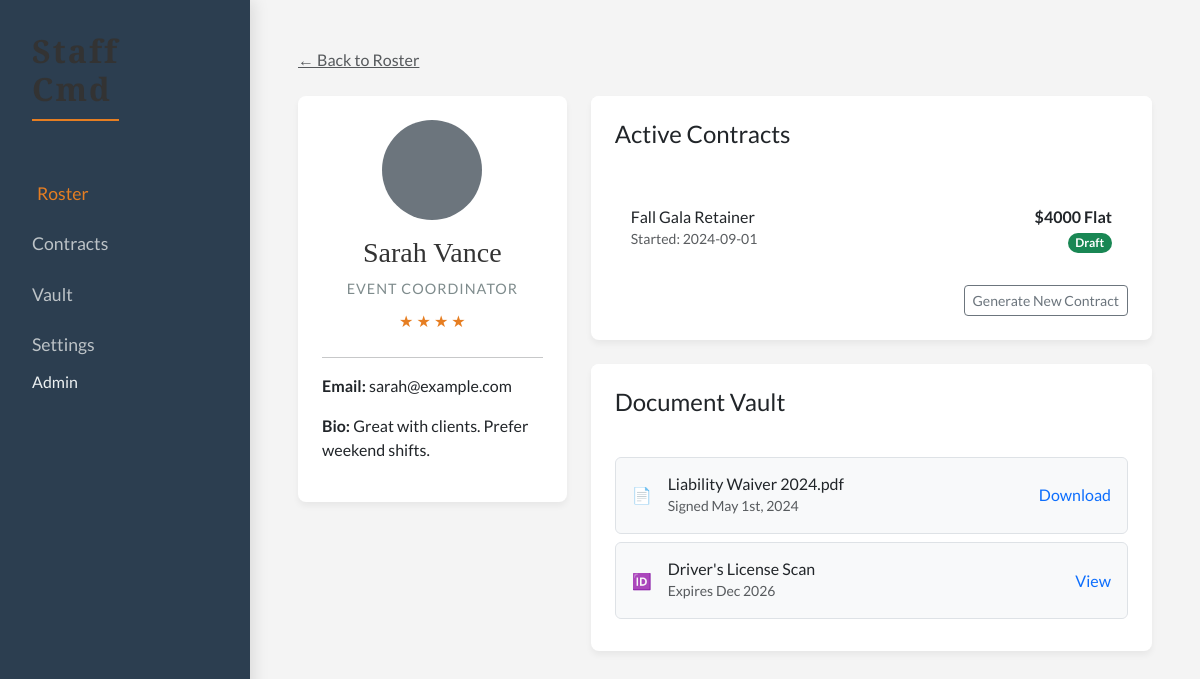
Page /worker/2 on the committed database.
### tables this page shows
CREATE TABLE workers (
    id INTEGER PRIMARY KEY AUTOINCREMENT,
    name TEXT NOT NULL,
    role TEXT NOT NULL,
    tags TEXT,
    rating INTEGER DEFAULT 5,
    email TEXT,
    phone TEXT,
    bio TEXT,
    image_url TEXT
);

CREATE TABLE contracts (
    id INTEGER PRIMARY KEY AUTOINCREMENT,
    worker_id INTEGER NOT NULL,
    title TEXT NOT NULL,
    rate TEXT NOT NULL,
    start_date TEXT NOT NULL,
    end_date TEXT,
    terms TEXT,
    status TEXT DEFAULT 'Active',
    FOREIGN KEY (worker_id) REFERENCES workers (id)
);

### app.py (the view)
@app.route('/worker/<int:worker_id>')
def worker_detail(worker_id):
    cur = get_db().cursor()
    cur.execute("SELECT * FROM workers WHERE id = ?", (worker_id,))
    worker = cur.fetchone()
    cur.execute("SELECT * FROM contracts WHERE worker_id = ?", (worker_id,))
    contracts = cur.fetchall()
    return render_template('worker_detail.html', worker=worker, contracts=contracts)

### app.py (called while the page is built)
def get_db():
    db = getattr(g, '_database', None)
    if db is None:
        db = g._database = sqlite3.connect(DATABASE)
        db.row_factory = sqlite3.Row
    return db

@app.teardown_appcontext
def close_connection(exception):
    db = getattr(g, '_database', None)
    if db is not None:
        db.close()

### templates/worker_detail.html
{% extends 'base.html' %}
{% block content %}
<div class="mb-4">
    <a href="{{ url_for('dashboard') }}" class="text-muted">&larr; Back to Roster</a>
</div>
<div class="row">
    <div class="col-md-4">
        <div class="card card-custom">
            <div class="card-body text-center">
                <div class="bg-secondary rounded-circle mx-auto mb-3" style="width: 100px; height: 100px;"></div>
                <h3>{{ worker['name'] }}</h3>
                <p class="worker-role">{{ worker['role'] }}</p>
                <div class="mb-4">
                    {% for i in range(worker['rating']) %}
                        <span style="color: var(--accent);">★</span>
                    {% endfor %}
                </div>
                <hr>
                <div class="text-start">
                    <p><strong>Email:</strong> {{ worker['email'] }}</p>
                    <p><strong>Bio:</strong> {{ worker['bio'] }}</p>
                </div>
            </div>
        </div>
    </div>
    <div class="col-md-8">
        <div class="card card-custom mb-4">
            <div class="card-header bg-white border-0 pt-4 px-4">
                <h4>Active Contracts</h4>
            </div>
            <div class="card-body">
                {% if contracts %}
                    <div class="list-group list-group-flush">
                        {% for contract in contracts %}
                        <div class="list-group-item d-flex justify-content-between align-items-center py-3">
                            <div>
                                <h6 class="mb-0">{{ contract['title'] }}</h6>
                                <small class="text-muted">Started: {{ contract['start_date'] }}</small>
                            </div>
                            <div class="text-end">
                                <span class="d-block fw-bold">{{ contract['rate'] }}</span>
                                <span class="badge bg-success rounded-pill">{{ contract['status'] }}</span>
                            </div>
                        </div>
                        {% endfor %}
                    </div>
                {% else %}
                    <p class="text-muted text-center py-4">No active contracts found.</p>
                {% endif %}
                <div class="mt-3 text-end">
                    <button class="btn btn-outline-secondary btn-sm">Generate New Contract</button>
                </div>
            </div>
        </div>
        <div class="card card-custom">
            <div class="card-header bg-white border-0 pt-4 px-4">
                <h4>Document Vault</h4>
            </div>
            <div class="card-body">
                <div class="d-flex align-items-center p-3 border rounded mb-2 bg-light">
                    <span class="me-3">📄</span>
                    <div class="flex-grow-1">
                        <h6 class="mb-0">Liability Waiver 2024.pdf</h6>
                        <small class="text-muted">Signed May 1st, 2024</small>
                    </div>
                    <a href="#" class="text-decoration-none">Download</a>
                </div>
                 <div class="d-flex align-items-center p-3 border rounded mb-2 bg-light">
                    <span class="me-3">🆔</span>
                    <div class="flex-grow-1">
                        <h6 class="mb-0">Driver's License Scan</h6>
                        <small class="text-muted">Expires Dec 2026</small>
                    </div>
                    <a href="#" class="text-decoration-none">View</a>
                </div>
            </div>
        </div>
    </div>
</div>
{% endblock %}

### static/css/style.css (style rules this page uses)
:root { --bg-color: #f4f4f4; --sidebar-bg: #2c3e50; --text-primary: #333; --accent: #e67e22; --card-bg: #ffffff; --font-heading: 'Cinzel', serif; --font-body: 'Lato', sans-serif; }
body { background-color: var(--bg-color); font-family: var(--font-body); display: flex; min-height: 100vh; margin: 0; overflow-x: hidden; }
h1, h2, h3 { font-family: var(--font-heading); color: var(--text-primary); }
.card-custom { background: var(--card-bg); border: none; border-radius: 8px; box-shadow: 0 4px 6px rgba(0,0,0,0.05); transition: transform 0.2s, box-shadow 0.2s; overflow: hidden; }
.card-body { padding: 1.5rem; }
.worker-role { color: #7f8c8d; font-size: 0.9rem; text-transform: uppercase; letter-spacing: 1px; margin-bottom: 10px; }

### rows in the picture
workers: name "Sarah Vance", role "EVENT COORDINATOR", rating 4 (drawn), email "sarah@example.com", bio "Great with clients. Prefer weekend shifts."
contracts: title "Fall Gala Retainer", start_date "2024-09-01", rate "$4000 Flat", status "Draft"
